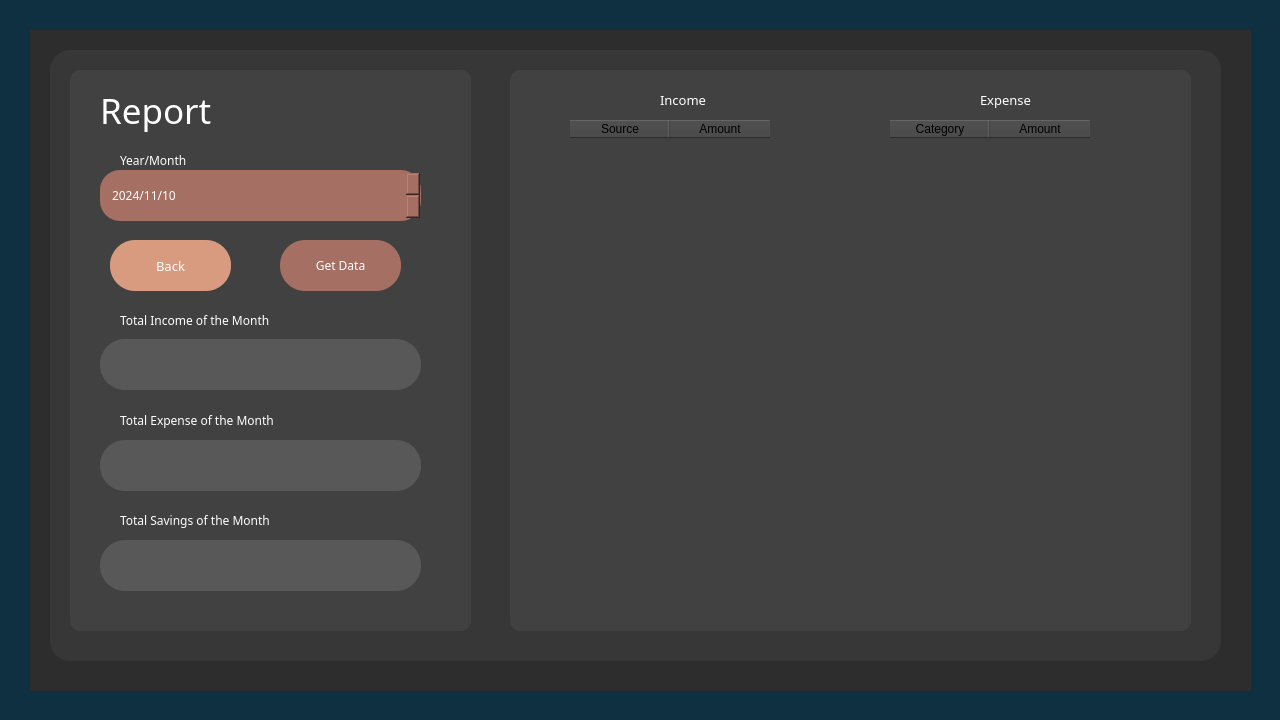
<?xml version="1.0" encoding="UTF-8"?>
<ui version="4.0">
 <class>Report</class>
 <widget class="QDialog" name="Report">
  <property name="geometry">
   <rect>
    <x>0</x>
    <y>0</y>
    <width>1280</width>
    <height>720</height>
   </rect>
  </property>
  <property name="windowTitle">
   <string>Dialog</string>
  </property>
  <property name="styleSheet">
   <string notr="true">QDialog{
	color:rgb(255, 213, 215);
}</string>
  </property>
  <widget class="QWidget" name="Fback" native="true">
   <property name="geometry">
    <rect>
     <x>0</x>
     <y>0</y>
     <width>1280</width>
     <height>720</height>
    </rect>
   </property>
   <property name="styleSheet">
    <string notr="true">QWidget{
	background-color: rgb(15, 48, 64);
}</string>
   </property>
   <widget class="QWidget" name="Fback1" native="true">
    <property name="geometry">
     <rect>
      <x>30</x>
      <y>30</y>
      <width>1221</width>
      <height>661</height>
     </rect>
    </property>
    <property name="styleSheet">
     <string notr="true">QWidget{
	background-color: rgb(45, 45, 45);
}</string>
    </property>
    <widget class="QWidget" name="Fback2" native="true">
     <property name="geometry">
      <rect>
       <x>20</x>
       <y>20</y>
       <width>1171</width>
       <height>611</height>
      </rect>
     </property>
     <property name="styleSheet">
      <string notr="true">QWidget{
	background-color: rgb(55, 55, 55);
	border-radius:20px;
}</string>
     </property>
     <widget class="QWidget" name="btnBack" native="true">
      <property name="geometry">
       <rect>
        <x>20</x>
        <y>20</y>
        <width>401</width>
        <height>561</height>
       </rect>
      </property>
      <property name="styleSheet">
       <string notr="true">QWidget{
	
	background-color: rgb(65, 65, 65);
	border-radius:10px;
}</string>
      </property>
      <widget class="QPushButton" name="btnSubmit">
       <property name="geometry">
        <rect>
         <x>210</x>
         <y>170</y>
         <width>121</width>
         <height>51</height>
        </rect>
       </property>
       <property name="font">
        <font>
         <family>Rockwell</family>
        </font>
       </property>
       <property name="styleSheet">
        <string notr="true">QPushButton{
	background-color:rgb(165, 111, 99);
	border-radius:25px;
	border-color: rgb(53, 69, 93);
	
	color: white;
}</string>
       </property>
       <property name="text">
        <string>Get Data</string>
       </property>
      </widget>
      <widget class="QLabel" name="label_date">
       <property name="geometry">
        <rect>
         <x>50</x>
         <y>80</y>
         <width>161</width>
         <height>20</height>
        </rect>
       </property>
       <property name="font">
        <font>
         <family>Rockwell</family>
        </font>
       </property>
       <property name="styleSheet">
        <string notr="true">QLabel{
	color:white;
}</string>
       </property>
       <property name="text">
        <string>Year/Month</string>
       </property>
      </widget>
      <widget class="QLabel" name="txtAcademic">
       <property name="geometry">
        <rect>
         <x>30</x>
         <y>0</y>
         <width>331</width>
         <height>81</height>
        </rect>
       </property>
       <property name="font">
        <font>
         <family>Poor Richard</family>
         <pointsize>26</pointsize>
        </font>
       </property>
       <property name="styleSheet">
        <string notr="true">QLabel{
	color:white;
}</string>
       </property>
       <property name="text">
        <string>Report</string>
       </property>
      </widget>
      <widget class="QPushButton" name="btnBack_2">
       <property name="geometry">
        <rect>
         <x>40</x>
         <y>170</y>
         <width>121</width>
         <height>51</height>
        </rect>
       </property>
       <property name="font">
        <font>
         <family>Rockwell</family>
         <pointsize>10</pointsize>
        </font>
       </property>
       <property name="styleSheet">
        <string notr="true">QPushButton{
	background-color:rgb(217, 155, 127);
	border-radius:25px;
	border-color: rgb(53, 69, 93);
	
	color: white;
}</string>
       </property>
       <property name="text">
        <string>Back</string>
       </property>
      </widget>
      <widget class="QDateEdit" name="dateEdit">
       <property name="geometry">
        <rect>
         <x>30</x>
         <y>100</y>
         <width>321</width>
         <height>51</height>
        </rect>
       </property>
       <property name="font">
        <font>
         <family>Cascadia Code</family>
        </font>
       </property>
       <property name="styleSheet">
        <string notr="true">QDateEdit{
	background-color:rgb(165, 111, 99);
	border-radius:20px;
	padding-left:10px;
	padding-right:10px;
	color:white;
}</string>
       </property>
       <property name="readOnly">
        <bool>false</bool>
       </property>
       <property name="buttonSymbols">
        <enum>QAbstractSpinBox::ButtonSymbols::UpDownArrows</enum>
       </property>
       <property name="displayFormat">
        <string>yyyy/MM/dd</string>
       </property>
       <property name="calendarPopup">
        <bool>false</bool>
       </property>
       <property name="date">
        <date>
         <year>2024</year>
         <month>11</month>
         <day>10</day>
        </date>
       </property>
      </widget>
      <widget class="QLabel" name="totIncometxt">
       <property name="geometry">
        <rect>
         <x>50</x>
         <y>240</y>
         <width>201</width>
         <height>20</height>
        </rect>
       </property>
       <property name="font">
        <font>
         <family>Rockwell</family>
        </font>
       </property>
       <property name="styleSheet">
        <string notr="true">QLabel{
	color:white;
}</string>
       </property>
       <property name="text">
        <string>Total Income of the Month</string>
       </property>
      </widget>
      <widget class="QLabel" name="labelTotalIncome">
       <property name="geometry">
        <rect>
         <x>30</x>
         <y>269</y>
         <width>321</width>
         <height>51</height>
        </rect>
       </property>
       <property name="font">
        <font>
         <family>Cascadia Code</family>
        </font>
       </property>
       <property name="styleSheet">
        <string notr="true">QLabel{	
background-color:rgb(88, 88, 88);
	border-radius:25px;
	border-color: rgb(53, 69, 93);
	padding-left:15px;
	color:white;
}</string>
       </property>
       <property name="text">
        <string/>
       </property>
      </widget>
      <widget class="QLabel" name="labelTotalExpense">
       <property name="geometry">
        <rect>
         <x>30</x>
         <y>370</y>
         <width>321</width>
         <height>51</height>
        </rect>
       </property>
       <property name="font">
        <font>
         <family>Cascadia Code</family>
        </font>
       </property>
       <property name="styleSheet">
        <string notr="true">QLabel{	
background-color:rgb(88, 88, 88);
	border-radius:25px;
	border-color: rgb(53, 69, 93);
	padding-left:15px;
	color:white;
}</string>
       </property>
       <property name="text">
        <string/>
       </property>
      </widget>
      <widget class="QLabel" name="totExpensetxt">
       <property name="geometry">
        <rect>
         <x>50</x>
         <y>340</y>
         <width>291</width>
         <height>20</height>
        </rect>
       </property>
       <property name="font">
        <font>
         <family>Rockwell</family>
        </font>
       </property>
       <property name="styleSheet">
        <string notr="true">QLabel{
	color:white;
}</string>
       </property>
       <property name="text">
        <string>Total Expense of the Month</string>
       </property>
      </widget>
      <widget class="QLabel" name="labelTotalSavings">
       <property name="geometry">
        <rect>
         <x>30</x>
         <y>470</y>
         <width>321</width>
         <height>51</height>
        </rect>
       </property>
       <property name="font">
        <font>
         <family>Cascadia Code</family>
        </font>
       </property>
       <property name="styleSheet">
        <string notr="true">QLabel{	
background-color:rgb(88, 88, 88);
	border-radius:25px;
	border-color: rgb(53, 69, 93);
	padding-left:15px;
	color:white;
}</string>
       </property>
       <property name="text">
        <string/>
       </property>
      </widget>
      <widget class="QLabel" name="tonSavingtxt">
       <property name="geometry">
        <rect>
         <x>50</x>
         <y>440</y>
         <width>191</width>
         <height>20</height>
        </rect>
       </property>
       <property name="font">
        <font>
         <family>Rockwell</family>
        </font>
       </property>
       <property name="styleSheet">
        <string notr="true">QLabel{
	color:white;
}</string>
       </property>
       <property name="text">
        <string>Total Savings of the Month</string>
       </property>
      </widget>
     </widget>
     <widget class="QWidget" name="tableBack" native="true">
      <property name="geometry">
       <rect>
        <x>460</x>
        <y>20</y>
        <width>681</width>
        <height>561</height>
       </rect>
      </property>
      <property name="styleSheet">
       <string notr="true">QWidget{
	
	background-color: rgb(65, 65, 65);
	border-radius:10px;
}</string>
      </property>
      <widget class="QTableWidget" name="expenseTable">
       <property name="geometry">
        <rect>
         <x>380</x>
         <y>50</y>
         <width>251</width>
         <height>461</height>
        </rect>
       </property>
       <property name="styleSheet">
        <string notr="true">QTableWidget{
color:rgb(255, 255, 255);
}</string>
       </property>
       <property name="editTriggers">
        <set>QAbstractItemView::EditTrigger::NoEditTriggers</set>
       </property>
       <column>
        <property name="text">
         <string>Category</string>
        </property>
       </column>
       <column>
        <property name="text">
         <string>Amount</string>
        </property>
       </column>
      </widget>
      <widget class="QTableWidget" name="incomeTable">
       <property name="geometry">
        <rect>
         <x>60</x>
         <y>50</y>
         <width>251</width>
         <height>461</height>
        </rect>
       </property>
       <property name="styleSheet">
        <string notr="true">QTableWidget{
color:rgb(255, 255, 255);
}</string>
       </property>
       <property name="editTriggers">
        <set>QAbstractItemView::EditTrigger::NoEditTriggers</set>
       </property>
       <column>
        <property name="text">
         <string>Source</string>
        </property>
       </column>
       <column>
        <property name="text">
         <string>Amount</string>
        </property>
       </column>
      </widget>
      <widget class="QLabel" name="incometxt">
       <property name="geometry">
        <rect>
         <x>150</x>
         <y>20</y>
         <width>71</width>
         <height>20</height>
        </rect>
       </property>
       <property name="font">
        <font>
         <family>Rockwell</family>
         <pointsize>10</pointsize>
        </font>
       </property>
       <property name="styleSheet">
        <string notr="true">QLabel{
	color:white;
}</string>
       </property>
       <property name="text">
        <string>Income</string>
       </property>
      </widget>
      <widget class="QLabel" name="expensetxt">
       <property name="geometry">
        <rect>
         <x>470</x>
         <y>20</y>
         <width>71</width>
         <height>20</height>
        </rect>
       </property>
       <property name="font">
        <font>
         <family>Rockwell</family>
         <pointsize>10</pointsize>
        </font>
       </property>
       <property name="styleSheet">
        <string notr="true">QLabel{
	color:white;
}</string>
       </property>
       <property name="text">
        <string>Expense</string>
       </property>
      </widget>
     </widget>
    </widget>
   </widget>
  </widget>
 </widget>
 <resources/>
 <connections/>
</ui>
